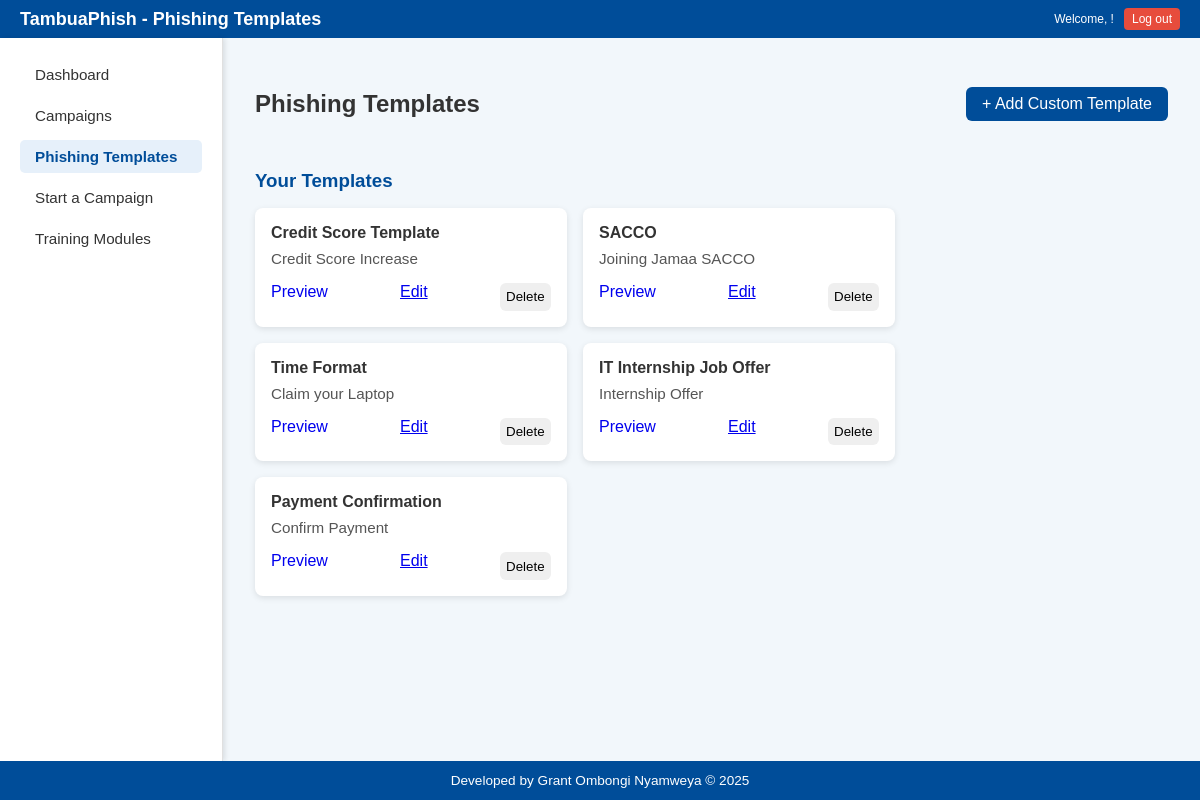
Page /phishing-templates (signed in) on the committed database.
### models.py (models this page shows)
class CustomEmailTemplate(db.Model):
    id = db.Column(db.Integer, primary_key=True)
    user_id = db.Column(db.Integer, db.ForeignKey('user.id'), nullable=False)
    template_name = db.Column(db.String(100), nullable=False)
    sender_name = db.Column(db.String(100), nullable=False)
    subject = db.Column(db.String(200), nullable=False)
    email_body = db.Column(db.Text, nullable=False)

### routes.py (the view)
@routes_bp.route('/phishing-templates')
def phishing_templates():
    if 'username' not in session:
        return redirect(url_for('routes.login'))
    current_user = User.query.filter_by(username=session['username']).first()
    if not current_user:
        flash('User not found.', 'danger')
        return redirect(url_for('routes.login'))
    templates = CustomEmailTemplate.query.filter_by(user_id=current_user.id).all()
    return render_template('templates.html', templates=templates)

### templates/templates.html (shortened to what this page needs)
<!DOCTYPE html>
<html lang="en">
<head>
  <link rel="stylesheet" href="{{ url_for('static', filename='templates.css') }}" />
</head>
<body>
  <header class="main-header">
    <div class="header-left">
      <h1>TambuaPhish - Phishing Templates</h1>
    </div>
    <div class="header-right">
      <p>Welcome, {{ username }}!</p>
      <a href="{{ url_for('routes.logout') }}" class="logout-button">Log out</a>
    </div>
  </header>
  <div class="dashboard-wrapper">
    <aside class="sidebar">
      <nav>
        <ul>
          <li><a href="{{url_for('routes.dashboard')}}">Dashboard</a></li>
          <li><a href="{{url_for('routes.campaigns')}}">Campaigns</a></li>
          <li><a href="{{url_for('routes.phishing_templates')}}" class="active">Phishing Templates</a></li>
          <li><a href="{{url_for('routes.start_a_campaign')}}">Start a Campaign</a></li>
          <li><a href="{{url_for('routes.training_modules')}}">Training Modules</a></li>
        </ul>
      </nav>
    </aside>
    <div class="main-content">
      <div class="template-header">
        <h2>Phishing Templates</h2>
        <a href="{{ url_for('routes.create_custom_template') }}" id="add-template-btn" style="text-decoration: none;">+ Add Custom Template</a>
      </div>
        <div class="category">
          <h3>Your Templates</h3>
          <div class="template-list">
            {% for template in templates %}
            <div class="template-card custom">
              <h4>{{ template.template_name }}</h4>
              <p>{{ template.subject }}</p>
              <div class="template-actions">
                <form action="{{ url_for('routes.preview_template', template_id=template.id) }}" method="GET" style="display: inline;">
                  <a href="{{ url_for('routes.preview_template', template_id=template.id) }}" class="btn btn-primary" style="text-decoration: none;">Preview</a>
                </form>
                <a href="{{ url_for('routes.edit_template', template_id=template.id) }}" class="btn btn-sm btn-warning">Edit</a>
                <form action="{{ url_for('routes.delete_template', template_id=template.id) }}" method="POST" style="display: inline;">
                    <button type="submit" class="btn btn-sm btn-danger"
                        onclick="return confirm('Are you sure you want to delete this template?')">
                        Delete
                    </button>
                </form>
              </div>
            </div>
            {% else %}
            <p>No custom templates created yet.</p>
            {% endfor %}
          </div>
        </div>
      </div>
    </div>
  <footer>
    <p>Developed by Grant Ombongi Nyamweya &copy; 2025</p>
  </footer>
</body>
</html>

### static/templates.css (style rules this page uses)
body { margin: 0; font-family: Arial, sans-serif; background-color: #f2f7fb; color: #333; display: flex; flex-direction: column; min-height: 100vh; }
.dashboard-wrapper { display: flex; flex-grow: 1; }
.sidebar { width: 182px; background-color: #ffffff; padding: 20px; box-shadow: 2px 0 5px rgba(0, 0, 0, 0.1); border-right: 1px solid #e0e0e0; flex-shrink: 0; }
.sidebar nav ul { list-style: none; padding: 0; margin: 0; }
.sidebar nav ul li { margin-bottom: 8px; }
.sidebar nav ul li a { text-decoration: none; color: #333; display: block; padding: 8px 15px; border-radius: 5px; transition: background-color 0.3s ease, color 0.3s ease; font-size: 0.95rem; }
.sidebar nav ul li a:hover, .sidebar nav ul li a.active { background-color: #e6f0fa; color: #004d99; font-weight: bold; }
.main-content { flex-grow: 1; padding: 2rem; overflow-y: auto; }
.template-header { display: flex; justify-content: space-between; align-items: center; margin-bottom: 2rem; }
#add-template-btn { background-color: #004d99; color: white; padding: 0.5rem 1rem; border: none; border-radius: 6px; cursor: pointer; transition: background-color 0.3s; }
.category h3 { margin-bottom: 1rem; color: #004d99; }
.template-list { display: flex; flex-wrap: wrap; gap: 1rem; }
.template-card { background-color: white; border-radius: 8px; padding: 1rem; box-shadow: 0 2px 6px rgba(0, 0, 0, 0.1); width: 280px; display: flex; flex-direction: column; justify-content: space-between; }
.template-card h4 { margin: 0 0 0.5rem; color: #333; }
.template-card p { margin: 0 0 1rem; color: #555; font-size: 0.95rem; }
.template-actions { margin-top: auto; display: flex; justify-content: space-between; gap: 0.5rem; }
.template-actions button { flex: 1; padding: 0.4rem; border: none; border-radius: 6px; cursor: pointer; transition: background-color 0.3s, color 0.3s; outline: none; }
footer { text-align: center; padding: 0.75rem 1rem; background-color: #004d99; color: white; margin-top: auto; }
footer p { font-size: 0.85rem; margin: 0; padding: 0; }
.main-header { display: flex; justify-content: space-between; align-items: center; background: #004d99; color: white; padding: 8px 20px; }
.header-left h1 { margin: 0; font-size: 18px; }
.header-right { display: flex; align-items: center; gap: 10px; font-size: 12px; }
.header-right p { margin: 0; }
.logout-button { background-color: #e74c3c; color: white; text-decoration: none; padding: 4px 8px; font-size: 12px; border-radius: 4px; transition: background-color 0.2s; }

### templates/templates.html (style rules this page uses)
.main-header { display: flex; justify-content: space-between; align-items: center; background: #004d99; color: white; padding: 8px 20px; }
.header-left h1 { margin: 0; font-size: 18px; }
.header-right { display: flex; align-items: center; gap: 10px; font-size: 12px; }
.header-right p { margin: 0; }
.logout-button { background-color: #e74c3c; color: white; text-decoration: none; padding: 4px 8px; font-size: 12px; border-radius: 4px; transition: background-color 0.2s; }

### rows in the picture
CustomEmailTemplate: template_name "Credit Score Template", subject "Credit Score Increase"
CustomEmailTemplate: template_name "SACCO", subject "Joining Jamaa SACCO"
CustomEmailTemplate: template_name "Time Format", subject "Claim your Laptop"
CustomEmailTemplate: template_name "IT Internship Job Offer", subject "Internship Offer"
CustomEmailTemplate: template_name "Payment Confirmation", subject "Confirm Payment"
